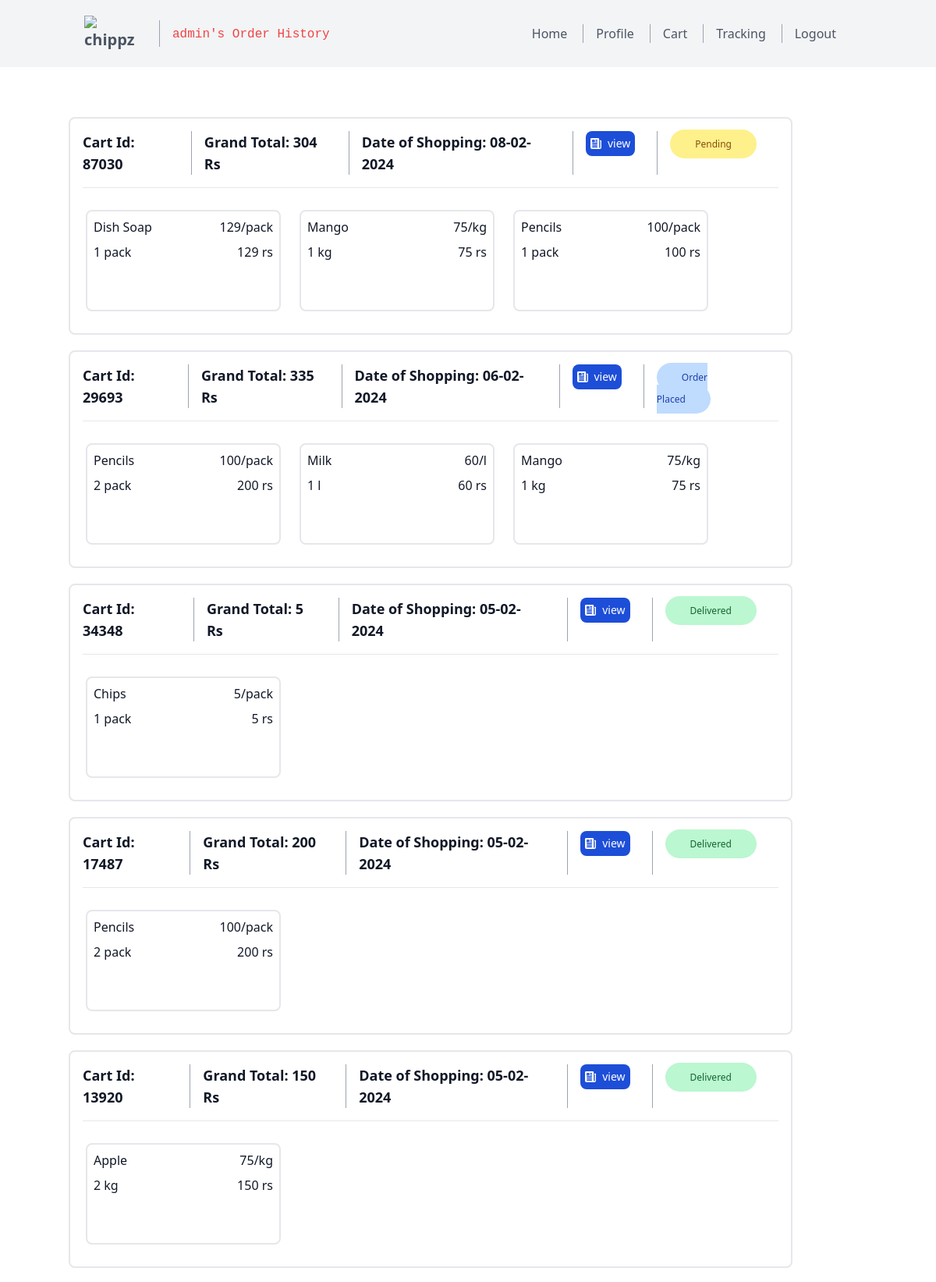
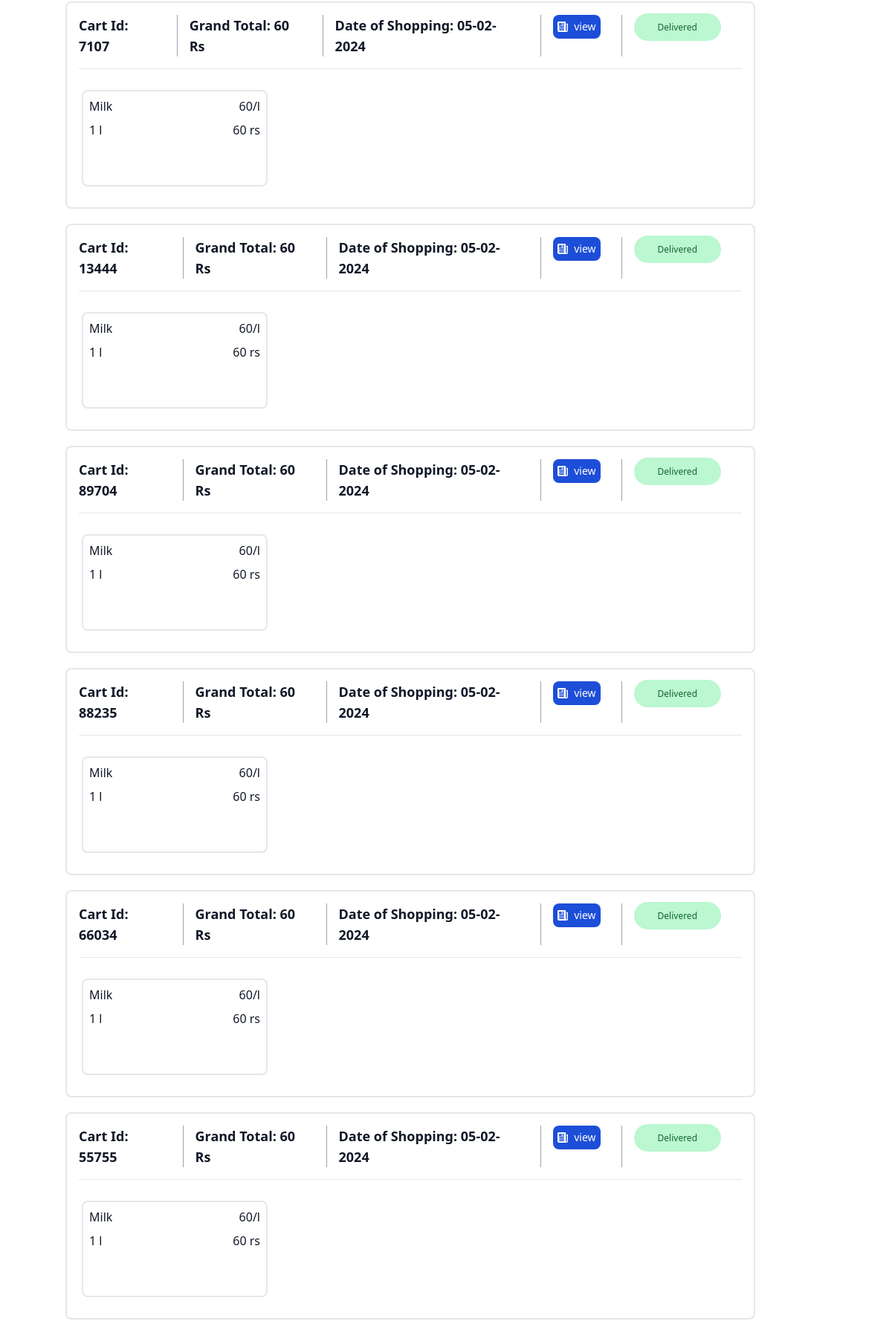
/order (signed in, upper part), run on the app's committed database (2 pictures, top to bottom).
### models.py (models this page shows, shortened)
class User(db.Model):
    __TableName__ = 'user'
    userid = db.Column(db.Integer, primary_key=True, autoincrement=True, nullable=False, unique=True)
    uname = db.Column(db.String(20), nullable=False, unique=True)
    passhash = db.Column(db.String(1024), nullable=False)
    profileid = db.Column(db.String(1024), nullable=False)
    role = db.Column(db.String(10), nullable=False)
    @property
    def password(self):
        raise AttributeError('Password is not a readable attribute')

class Order(db.Model):
    __TableName__ = 'order'
    orderid = db.Column(db.Integer, primary_key=True, autoincrement=True, nullable=False, unique=True)
    userid = db.Column(db.Integer, db.ForeignKey('user.userid'), nullable=False)
    productid = db.Column(db.Integer, nullable=False)
    quantity = db.Column(db.Integer, nullable=False)
    dateoftransaction = db.Column(db.DateTime, nullable=False)
    cartid = db.Column(db.Integer, nullable=False)
    productname = db.Column(db.String(20), nullable=False)
    categoryname = db.Column(db.String(50), nullable=False)
    rateperunit = db.Column(db.Float, nullable=False)
    unit= db.Column(db.String(20), nullable=False)
    amount = db.Column(db.Float, nullable=False)
    categoryid = db.Column(db.Integer, nullable=False)
    delivery_status = db.Column(db.Integer, nullable=False, default=0)

### routes.py (the view)
@app.route('/order')
@auth_required
def order():
    orders = Order.query.filter_by(userid=session['user_id']).all()
    distinct_carts = Order.query.with_entities(Order.cartid).filter_by(userid=session['user_id']).distinct().all()
    cart_ids = [row[0] for row in distinct_carts]
    orders = []
    orders1=[]
    grand=0
    for item in cart_ids:
        for order in Order.query.filter_by(cartid=item).all():
            product_details = Product.query.filter_by(productid=order.productid).first()
            grand=grand+order.rateperunit * order.quantity
            orders.append({
                'productid': order.productid,
                'productname': order.productname,
                'categoryname': order.categoryname,
                'rateperunit': order.rateperunit,
                'unit': order.unit,
                'quantity': order.quantity,
                'amount': order.rateperunit * order.quantity,
                'dateoftransaction':order.dateoftransaction,
                'cartid':order.cartid,
                'grand':grand,
                'delivery':order.delivery_status
            })
        orders1.append(orders)
        grand=0
        orders=[]
    return render_template('order.html', orders=orders1, nav="order", user=User.query.filter_by(userid=session['user_id']).first())

### routes.py (called while the page is built)
def auth_required(func):
    @wraps(func)
    def inner(*args, **kwargs):
        if 'user_id' not in session:
            flash('Please login to continue')
            return redirect(url_for('login'))
        return func(*args, **kwargs)
    return inner

### templates/order.html (shortened to what this page needs)
{% extends 'layout.html' %}
{% block content %}
{%if orders|length == 0%}
    <div class="container px-12 py-24 mx-10">
        <div class="component1 border-gray-200 rounded-lg p-4 flex mb-4">
            <div style="flex: 25%; display: flex; justify-content: center; align-items: center;">
                <h2 class="text-sm tracking-widest title-font mb-1 font-medium " style="font-weight: bold;">You Have Not Ordered Anything Yet!</h2>
            </div>
        </div>
    </div>
{%else%}
<div class="container px-12 py-16 mx-10  ">
{% for order in orders|reverse%}
<div class="component1 border-2 border-gray-200 rounded-lg p-4" style="margin-bottom:20px">
    <div class="flex text-2xl text-gray-900 pb-4 mb-4 border-b border-gray-200 leading-none">
        <div class="font-bold text-lg mr-5">Cart Id: {{(order[0].cartid)}}</div>
        <div class="font-bold text-lg mr-5  md:pl-4 md:border-l md:border-gray-400">Grand Total: {{order[-1].grand}} Rs</div>
        <div class="font-bold text-lg mr-5  md:pl-4 md:border-l md:border-gray-400">Date of Shopping: {{ order[0].dateoftransaction.strftime('%d-%m-%Y') }}</div>
        <div class="font-bold text-lg mr-5  md:pl-4 md:border-l md:border-gray-400">
            <a href="{{url_for('order_success',cartid=order[0].cartid)}}" type="button" class="text-white bg-blue-700 hover:bg-blue-800 focus:ring-4 focus:outline-none focus:ring-blue-300 font-medium rounded-lg text-sm px-1.5 py-1.5 text-center inline-flex items-center me-2 dark:bg-blue-600 dark:hover:bg-blue-700 dark:focus:ring-blue-800">
                view
            </a>
        </div>
        <div class="font-bold text-lg mr-5  md:pl-4 md:border-l md:border-gray-400">
            {%if order[0].delivery==1%}
            <span class="bg-blue-200 text-blue-800 text-xs font-medium me-2 px-8 py-2.5 rounded-full dark:bg-blue-900 dark:text-blue-300"> <a href="{{url_for('delivery_status',cartid=order[0].cartid)}}"> Order Placed</a></span>
            {%elif order[0].delivery==0%}
            <span class="bg-yellow-200 text-yellow-800 text-xs font-medium me-2 px-8 py-2.5 rounded-full dark:bg-yellow-900 dark:text-yellow-300"> <a href="{{url_for('delivery_status',cartid=order[0].cartid)}}"> Pending</a></span>
            {%elif order[0].delivery==2%}
            <span class="bg-purple-200 text-purple-800 text-xs font-medium me-2 px-8 py-2.5 rounded-full dark:bg-purple-900 dark:text-purple-300"> <a href="{{url_for('delivery_status',cartid=order[0].cartid)}}"> Shipped</a></span>
            {%elif order[0].delivery==3%}
            <span class="bg-indigo-200 text-indigo-800 text-xs font-medium me-2 px-8 py-2.5 rounded-full dark:bg-indigo-900 dark:text-indigo-300"> <a href="{{url_for('delivery_status',cartid=order[0].cartid)}}"> Out for Delivery</a></span>
            {%elif order[0].delivery==4%}
            <span class="bg-green-200 text-green-800 text-xs font-medium me-2 px-8 py-2.5 rounded-full dark:bg-green-900 dark:text-green-300"> <a href="{{url_for('delivery_status',cartid=order[0].cartid)}}"> Delivered</a></span>
            {%endif%}
        </div>
    </div>
    {%if order.orderid==[]%}
    <h2 class="text-sm tracking-widest title-font mb-1 font-medium text-center" style="margin-top:20px;">Products in this Category will be Available Soon.</h2>
    {%else%}
            <div class="overflow-x-auto">
        <div class="flex flex-no-wrap -mx-2" >
    {%for product in order%}
            <div class="p-3">
                <div class="border-2 border-gray-200 px-4 py-6 rounded-lg relative h-full w-full" style="height: 130px; width: 250px;">
                    {%if (product.productname)|length>18%}
                        <h2 class="title-font font-medium text-1xl text-gray-900 absolute top-0 left-0 ml-2 mt-2 overflow-auto">{{product.productname[:18]}}...</h2>
                    {%else%}
                        <h2 class="title-font font-medium text-1xl text-gray-900 absolute top-0 left-0 ml-2 mt-2 overflow-auto">{{product.productname}}</h2>
                    {%endif%}
                    <h2 class="title-font font-medium text-1xl text-gray-900 absolute top-0 right-0 mr-2 mt-2">{{product.rateperunit}}/{{product.unit.split('/')[1] }}</h2>
                    <h2 class="title-font font-medium text-1xl text-gray-900 absolute top-8 left-0 ml-2 mt-2 overflow-auto">{{product.quantity}} {{product.unit.split('/')[1] }}</h2>
                    <h2 class="title-font font-medium text-1xl text-gray-900 absolute top-8 right-0 mr-2 mt-2">{{product.amount}} rs</h2>
                </div>
            </div>
    {%endfor%}
    {%endif%}
        </div>
            </div>
</div>
{%endfor%}
</div>
{%endif%}
{% endblock %}

### templates/navbar.html (shortened to what this page needs)
  </head>
<body>
  <header class="text-gray-600 body-font bg-gray-100">
    <div class="container mx-auto flex flex-wrap p-5 flex-col md:flex-row items-center">
        <a class="navbar-brand" href="{{url_for('index')}}" style="font-weight: bold;font-size:15pt"><img src="http://127.0.0.1:5500/templates/gs.png" alt="chippz" class="mx-auto  w-20" /></a>
      <nav class="md:mr-auto md:ml-4 md:py-1 md:pl-4 md:border-l md:border-gray-400	flex flex-wrap items-center text-base justify-center">
        <a class="mr-5 text-red-500">
          {%if nav=="dashboard"%}
            <code>{{user.uname}}'s Dashboard</code>
          {%elif nav=="profile"%}
            <code>{{user.uname}}'s Profile</code>
          {%elif nav=="buy_product"%}
            <code>Buying Product</code>
          {%elif nav=="addtocart"%}
            <code>Adding to Cart</code>
          {%elif nav=="cart"%}
            <code>{{user.uname}}'s Cart</code>
          {%elif nav=="review_product"%}
            <code>Reviewing Product</code>
          {%elif nav=="order"%}
            <code>{{user.uname}}'s Order History</code>
          {%elif nav=="payment"%}
            <code>{{user.uname}}'s Payment</code>
          {%elif nav=="success"%}
            <code>{{user.uname}}'s Payment Success</code>
          {%elif nav=="tracking"%}
            <code>{{user.uname}}'s Tracking Order</code>
          {%else%}
            <code>Login/Sign Up</code>
          {%endif%}
        </a>
      </nav>
      <nav class="md:ml-auto flex flex-wrap items-center text-base justify-center">
        {%if nav=="dashboard"%}
          <a class="mr-5 hover:text-gray-900" href="{{url_for('profile')}}">Profile</a>
          <a class="mr-5 hover:text-gray-900 md:pl-4 md:border-l md:border-gray-400" href="{{url_for('cart')}}">Cart</a>
          <a class="mr-5 hover:text-gray-900 md:pl-4 md:border-l md:border-gray-400" href="{{url_for('order')}}">Orders</a>
          <a class="mr-5 hover:text-gray-900 md:pl-4 md:border-l md:border-gray-400" href="{{url_for('tracking')}}">Tracking</a>
          <a class="mr-5 hover:text-gray-900 md:pl-4 md:border-l md:border-gray-400" href="{{url_for('logout')}}">Logout</a>
        {%elif nav=="order"%}
          <a class="mr-5 hover:text-gray-900" href="{{url_for('index')}}">Home</a>
          <a class="mr-5 hover:text-gray-900 md:pl-4 md:border-l md:border-gray-400" href="{{url_for('profile')}}">Profile</a>
          <a class="mr-5 hover:text-gray-900 md:pl-4 md:border-l md:border-gray-400" href="{{url_for('cart')}}">Cart</a>
          <a class="mr-5 hover:text-gray-900 md:pl-4 md:border-l md:border-gray-400" href="{{url_for('tracking')}}">Tracking</a>
          <a class="mr-5 hover:text-gray-900 md:pl-4 md:border-l md:border-gray-400" href="{{url_for('logout')}}">Logout</a>
        {%else%}
          <a class="mr-5 hover:text-gray-900" href="{{url_for('login')}}">Customer</a>
          <a class="mr-5 hover:text-gray-900 md:pl-4 md:border-l md:border-gray-400" href="{{url_for('login_man')}}">Manager</a>
        {%endif%}
      </nav>
    </div>
  </header>
</body>
</html>

### data on the page
User: uname "admin"
Order: cartid "87030", dateoftransaction "08-02-2024", productname "Dish Soap", rateperunit "129", unit "pack", quantity "1", amount "129"
Order: productname "Mango", rateperunit "75", unit "kg", quantity "1", amount "75"
Order: productname "Pencils", rateperunit "100", unit "pack", quantity "1", amount "100"
Order: cartid "29693", dateoftransaction "06-02-2024", productname "Pencils", rateperunit "100", unit "pack", quantity "2", amount "200"
Order: productname "Milk", rateperunit "60", unit "l", quantity "1", amount "60"
Order: productname "Mango", rateperunit "75", unit "kg", quantity "1", amount "75"
Order: cartid "34348", dateoftransaction "05-02-2024", productname "Chips", rateperunit "5", unit "pack", quantity "1", amount "5"
Order: cartid "17487", dateoftransaction "05-02-2024", productname "Pencils", rateperunit "100", unit "pack", quantity "2", amount "200"
Order: cartid "13920", dateoftransaction "05-02-2024", productname "Apple", rateperunit "75", unit "kg", quantity "2", amount "150"
Order: cartid "7107", dateoftransaction "05-02-2024", productname "Milk", rateperunit "60", unit "l", quantity "1", amount "60"
Order: cartid "13444", dateoftransaction "05-02-2024", productname "Milk", rateperunit "60", unit "l", quantity "1", amount "60"
Order: cartid "89704", dateoftransaction "05-02-2024", productname "Milk", rateperunit "60", unit "l", quantity "1", amount "60"
Order: cartid "88235", dateoftransaction "05-02-2024", productname "Milk", rateperunit "60", unit "l", quantity "1", amount "60"
Order: cartid "66034", dateoftransaction "05-02-2024", productname "Milk", rateperunit "60", unit "l", quantity "1", amount "60"
Order: cartid "55755", dateoftransaction "05-02-2024", productname "Milk", rateperunit "60", unit "l", quantity "1", amount "60"

### other printed values
{{ order[-1].grand }} "304" "335" "5" "200" "150" "60" "60" "60" "60" "60" "60"
